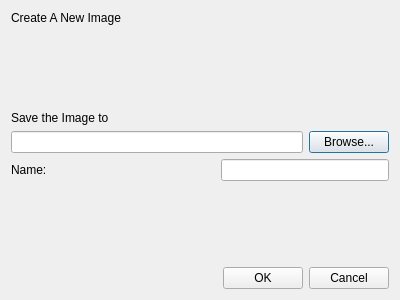
<?xml version="1.0" encoding="UTF-8"?>
<ui version="4.0">
 <class>Dialog</class>
 <widget class="QDialog" name="Dialog">
  <property name="geometry">
   <rect>
    <x>0</x>
    <y>0</y>
    <width>400</width>
    <height>300</height>
   </rect>
  </property>
  <property name="windowTitle">
   <string>Dialog</string>
  </property>
  <layout class="QVBoxLayout" name="verticalLayout">
   <item>
    <widget class="QLabel" name="label_3">
     <property name="text">
      <string>Create A New Image</string>
     </property>
    </widget>
   </item>
   <item>
    <spacer name="verticalSpacer_2">
     <property name="orientation">
      <enum>Qt::Vertical</enum>
     </property>
     <property name="sizeHint" stdset="0">
      <size>
       <width>20</width>
       <height>40</height>
      </size>
     </property>
    </spacer>
   </item>
   <item>
    <widget class="QLabel" name="label">
     <property name="text">
      <string>Save the Image to</string>
     </property>
    </widget>
   </item>
   <item>
    <layout class="QHBoxLayout" name="horizontalLayout">
     <item>
      <widget class="QLineEdit" name="lineEdit_parent_path"/>
     </item>
     <item>
      <widget class="QPushButton" name="pushButton_browse">
       <property name="text">
        <string>Browse...</string>
       </property>
      </widget>
     </item>
    </layout>
   </item>
   <item>
    <layout class="QHBoxLayout" name="horizontalLayout_2">
     <item>
      <widget class="QLabel" name="label_2">
       <property name="text">
        <string>Name:</string>
       </property>
      </widget>
     </item>
     <item>
      <spacer name="horizontalSpacer_2">
       <property name="orientation">
        <enum>Qt::Horizontal</enum>
       </property>
       <property name="sizeHint" stdset="0">
        <size>
         <width>40</width>
         <height>20</height>
        </size>
       </property>
      </spacer>
     </item>
     <item>
      <widget class="QLineEdit" name="lineEdit_name"/>
     </item>
    </layout>
   </item>
   <item>
    <spacer name="verticalSpacer">
     <property name="orientation">
      <enum>Qt::Vertical</enum>
     </property>
     <property name="sizeHint" stdset="0">
      <size>
       <width>20</width>
       <height>65</height>
      </size>
     </property>
    </spacer>
   </item>
   <item>
    <layout class="QHBoxLayout" name="horizontalLayout_4">
     <item>
      <spacer name="horizontalSpacer">
       <property name="orientation">
        <enum>Qt::Horizontal</enum>
       </property>
       <property name="sizeHint" stdset="0">
        <size>
         <width>40</width>
         <height>20</height>
        </size>
       </property>
      </spacer>
     </item>
     <item>
      <layout class="QHBoxLayout" name="horizontalLayout_3">
       <item>
        <widget class="QPushButton" name="pushButton_ok">
         <property name="text">
          <string>OK</string>
         </property>
        </widget>
       </item>
       <item>
        <widget class="QPushButton" name="pushButton_cancel">
         <property name="text">
          <string>Cancel</string>
         </property>
        </widget>
       </item>
      </layout>
     </item>
    </layout>
   </item>
  </layout>
 </widget>
 <resources/>
 <connections/>
</ui>
